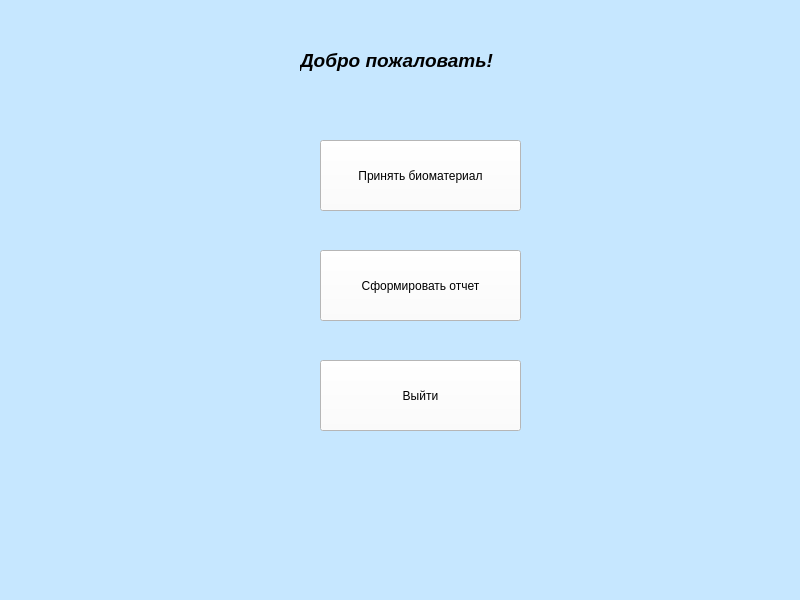
<?xml version="1.0" encoding="UTF-8"?>
<ui version="4.0">
 <class>MainWindow</class>
 <widget class="QMainWindow" name="MainWindow">
  <property name="geometry">
   <rect>
    <x>0</x>
    <y>0</y>
    <width>800</width>
    <height>600</height>
   </rect>
  </property>
  <property name="windowTitle">
   <string>MainWindow</string>
  </property>
  <property name="styleSheet">
   <string notr="true">background-color: rgb(198, 231, 255);</string>
  </property>
  <widget class="QWidget" name="centralwidget">
   <widget class="QLabel" name="label">
    <property name="geometry">
     <rect>
      <x>300</x>
      <y>0</y>
      <width>261</width>
      <height>121</height>
     </rect>
    </property>
    <property name="text">
     <string>&lt;html&gt;&lt;head/&gt;&lt;body&gt;&lt;p&gt;&lt;span style=&quot; font-size:14pt; font-weight:600; font-style:italic;&quot;&gt;Добро пожаловать!&lt;/span&gt;&lt;/p&gt;&lt;/body&gt;&lt;/html&gt;</string>
    </property>
   </widget>
   <widget class="QPushButton" name="accept_sample_button">
    <property name="geometry">
     <rect>
      <x>320</x>
      <y>140</y>
      <width>201</width>
      <height>71</height>
     </rect>
    </property>
    <property name="styleSheet">
     <string notr="true">background-color: rgb(255, 255, 255);</string>
    </property>
    <property name="text">
     <string>Принять биоматериал</string>
    </property>
   </widget>
   <widget class="QPushButton" name="generate_report_button">
    <property name="geometry">
     <rect>
      <x>320</x>
      <y>250</y>
      <width>201</width>
      <height>71</height>
     </rect>
    </property>
    <property name="styleSheet">
     <string notr="true">background-color: rgb(255, 255, 255);</string>
    </property>
    <property name="text">
     <string>Сформировать отчет</string>
    </property>
   </widget>
   <widget class="QPushButton" name="pushButton_3">
    <property name="geometry">
     <rect>
      <x>320</x>
      <y>360</y>
      <width>201</width>
      <height>71</height>
     </rect>
    </property>
    <property name="styleSheet">
     <string notr="true">background-color: rgb(255, 255, 255);</string>
    </property>
    <property name="text">
     <string>Выйти</string>
    </property>
   </widget>
  </widget>
  <widget class="QMenuBar" name="menubar">
   <property name="geometry">
    <rect>
     <x>0</x>
     <y>0</y>
     <width>800</width>
     <height>26</height>
    </rect>
   </property>
  </widget>
  <widget class="QStatusBar" name="statusbar"/>
 </widget>
 <resources/>
 <connections/>
</ui>
